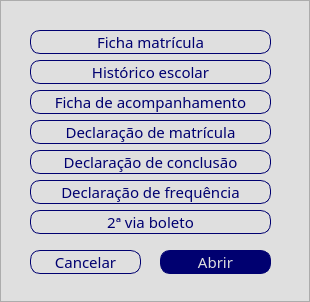
<?xml version="1.0" encoding="UTF-8"?>
<ui version="4.0">
 <class>Form</class>
 <widget class="QWidget" name="Form">
  <property name="geometry">
   <rect>
    <x>0</x>
    <y>0</y>
    <width>310</width>
    <height>302</height>
   </rect>
  </property>
  <property name="minimumSize">
   <size>
    <width>310</width>
    <height>302</height>
   </size>
  </property>
  <property name="maximumSize">
   <size>
    <width>310</width>
    <height>302</height>
   </size>
  </property>
  <property name="sizeIncrement">
   <size>
    <width>310</width>
    <height>302</height>
   </size>
  </property>
  <property name="windowTitle">
   <string>Selecione opções</string>
  </property>
  <property name="styleSheet">
   <string notr="true"/>
  </property>
  <widget class="QFrame" name="frame">
   <property name="geometry">
    <rect>
     <x>0</x>
     <y>0</y>
     <width>310</width>
     <height>302</height>
    </rect>
   </property>
   <property name="minimumSize">
    <size>
     <width>310</width>
     <height>302</height>
    </size>
   </property>
   <property name="maximumSize">
    <size>
     <width>310</width>
     <height>302</height>
    </size>
   </property>
   <property name="sizeIncrement">
    <size>
     <width>310</width>
     <height>302</height>
    </size>
   </property>
   <property name="styleSheet">
    <string notr="true">background-color: rgb(223, 223, 223);</string>
   </property>
   <property name="frameShape">
    <enum>QFrame::StyledPanel</enum>
   </property>
   <property name="frameShadow">
    <enum>QFrame::Raised</enum>
   </property>
   <widget class="QPushButton" name="pushButton">
    <property name="geometry">
     <rect>
      <x>30</x>
      <y>30</y>
      <width>241</width>
      <height>24</height>
     </rect>
    </property>
    <property name="styleSheet">
     <string notr="true">QPushButton {
	font: 15px Montserrat, sans-serif;
	font-weight: normal;
	border: 1px solid rgb(0, 0, 112) ;
	border-radius: 10px;
	color: rgb(0, 0, 112);
}

QPushButton:hover {
	background-color: rgb(237, 224, 7);
	border-radius: 10px;
	color: rgb(0, 0, 112);
}

QPushButton:pressed {
	background-color: rgb(211, 214, 4);
}</string>
    </property>
    <property name="text">
     <string>Ficha matrícula</string>
    </property>
   </widget>
   <widget class="QPushButton" name="pushButton_2">
    <property name="geometry">
     <rect>
      <x>30</x>
      <y>60</y>
      <width>241</width>
      <height>24</height>
     </rect>
    </property>
    <property name="styleSheet">
     <string notr="true">QPushButton {
	font: 15px Montserrat, sans-serif;
	font-weight: normal;
	border: 1px solid rgb(0, 0, 112) ;
	border-radius: 10px;
	color: rgb(0, 0, 112);
}

QPushButton:hover {
	background-color: rgb(237, 224, 7);
	border-radius: 10px;
	color: rgb(0, 0, 112);
}

QPushButton:pressed {
	background-color: rgb(211, 214, 4);
}</string>
    </property>
    <property name="text">
     <string>Histórico escolar</string>
    </property>
   </widget>
   <widget class="QPushButton" name="pushButton_3">
    <property name="geometry">
     <rect>
      <x>30</x>
      <y>90</y>
      <width>241</width>
      <height>24</height>
     </rect>
    </property>
    <property name="styleSheet">
     <string notr="true">QPushButton {
	font: 15px Montserrat, sans-serif;
	font-weight: normal;
	border: 1px solid rgb(0, 0, 112) ;
	border-radius: 10px;
	color: rgb(0, 0, 112);
}

QPushButton:hover {
	background-color: rgb(237, 224, 7);
	border-radius: 10px;
	color: rgb(0, 0, 112);
}

QPushButton:pressed {
	background-color: rgb(211, 214, 4);
}</string>
    </property>
    <property name="text">
     <string>Ficha de acompanhamento</string>
    </property>
   </widget>
   <widget class="QPushButton" name="pushButton_4">
    <property name="geometry">
     <rect>
      <x>30</x>
      <y>120</y>
      <width>241</width>
      <height>24</height>
     </rect>
    </property>
    <property name="styleSheet">
     <string notr="true">QPushButton {
	font: 15px Montserrat, sans-serif;
	font-weight: normal;
	border: 1px solid rgb(0, 0, 112) ;
	border-radius: 10px;
	color: rgb(0, 0, 112);
}

QPushButton:hover {
	background-color: rgb(237, 224, 7);
	border-radius: 10px;
	color: rgb(0, 0, 112);
}

QPushButton:pressed {
	background-color: rgb(211, 214, 4);
}</string>
    </property>
    <property name="text">
     <string>Declaração de matrícula</string>
    </property>
   </widget>
   <widget class="QPushButton" name="pushButton_7">
    <property name="geometry">
     <rect>
      <x>30</x>
      <y>150</y>
      <width>241</width>
      <height>24</height>
     </rect>
    </property>
    <property name="styleSheet">
     <string notr="true">QPushButton {
	font: 15px Montserrat, sans-serif;
	font-weight: normal;
	border: 1px solid rgb(0, 0, 112) ;
	border-radius: 10px;
	color: rgb(0, 0, 112);
}

QPushButton:hover {
	background-color: rgb(237, 224, 7);
	border-radius: 10px;
	color: rgb(0, 0, 112);
}

QPushButton:pressed {
	background-color: rgb(211, 214, 4);
}</string>
    </property>
    <property name="text">
     <string>Declaração de conclusão</string>
    </property>
   </widget>
   <widget class="QPushButton" name="pushButton_6">
    <property name="geometry">
     <rect>
      <x>30</x>
      <y>180</y>
      <width>241</width>
      <height>24</height>
     </rect>
    </property>
    <property name="styleSheet">
     <string notr="true">QPushButton {
	font: 15px Montserrat, sans-serif;
	font-weight: normal;
	border: 1px solid rgb(0, 0, 112) ;
	border-radius: 10px;
	color: rgb(0, 0, 112);
}

QPushButton:hover {
	background-color: rgb(237, 224, 7);
	border-radius: 10px;
	color: rgb(0, 0, 112);
}

QPushButton:pressed {
	background-color: rgb(211, 214, 4);
}</string>
    </property>
    <property name="text">
     <string>Declaração de frequência</string>
    </property>
   </widget>
   <widget class="QPushButton" name="pushButton_5">
    <property name="geometry">
     <rect>
      <x>30</x>
      <y>210</y>
      <width>241</width>
      <height>24</height>
     </rect>
    </property>
    <property name="styleSheet">
     <string notr="true">QPushButton {
	font: 15px Montserrat, sans-serif;
	font-weight: normal;
	border: 1px solid rgb(0, 0, 112) ;
	border-radius: 10px;
	color: rgb(0, 0, 112);
}

QPushButton:hover {
	background-color: rgb(237, 224, 7);
	border-radius: 10px;
	color: rgb(0, 0, 112);
}

QPushButton:pressed {
	background-color: rgb(211, 214, 4);
}</string>
    </property>
    <property name="text">
     <string>2ª via boleto</string>
    </property>
   </widget>
   <widget class="QPushButton" name="pushButton_8">
    <property name="geometry">
     <rect>
      <x>30</x>
      <y>250</y>
      <width>111</width>
      <height>24</height>
     </rect>
    </property>
    <property name="styleSheet">
     <string notr="true">QPushButton {
	font: 15px Montserrat, sans-serif;
	font-weight: normal;
	border: 1px solid rgb(0, 0, 112) ;
	border-radius: 10px;
	color: rgb(0, 0, 112);
}

QPushButton:hover {
	background-color: rgb(237, 224, 7);
	border-radius: 10px;
	color: rgb(0, 0, 112);
}

QPushButton:pressed {
	background-color: rgb(211, 214, 4);
}</string>
    </property>
    <property name="text">
     <string>Cancelar</string>
    </property>
   </widget>
   <widget class="QPushButton" name="pushButton_9">
    <property name="geometry">
     <rect>
      <x>160</x>
      <y>250</y>
      <width>111</width>
      <height>24</height>
     </rect>
    </property>
    <property name="styleSheet">
     <string notr="true">QPushButton {
	font: 15px Montserrat, sans-serif;
	font-weight: normal;
	border: 1px solid rgb(0, 0, 112) ;
	border-radius: 10px;
	color: rgb(223, 223, 223);
	background-color: rgb(0, 0, 112);
}

QPushButton:hover {
	background-color: rgb(237, 224, 7);
	border-radius: 10px;
	color: rgb(0, 0, 112);
}

QPushButton:pressed {
	background-color: rgb(211, 214, 4);
}</string>
    </property>
    <property name="text">
     <string>Abrir</string>
    </property>
   </widget>
  </widget>
 </widget>
 <resources/>
 <connections/>
</ui>
